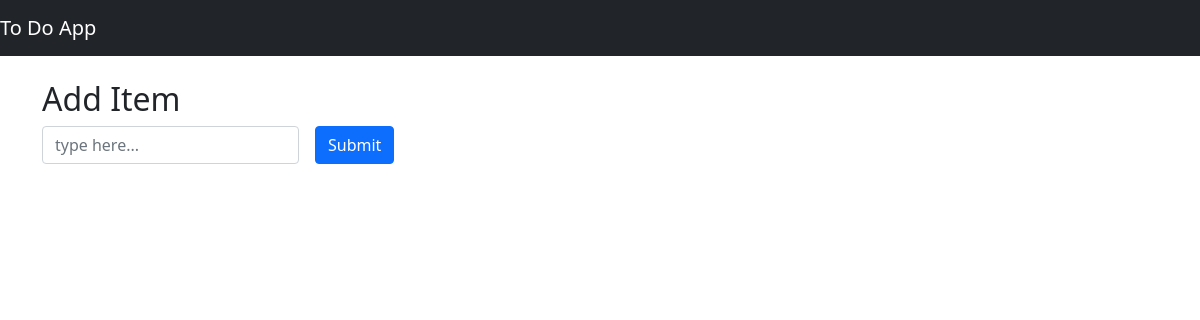
Before: / with the older database file.
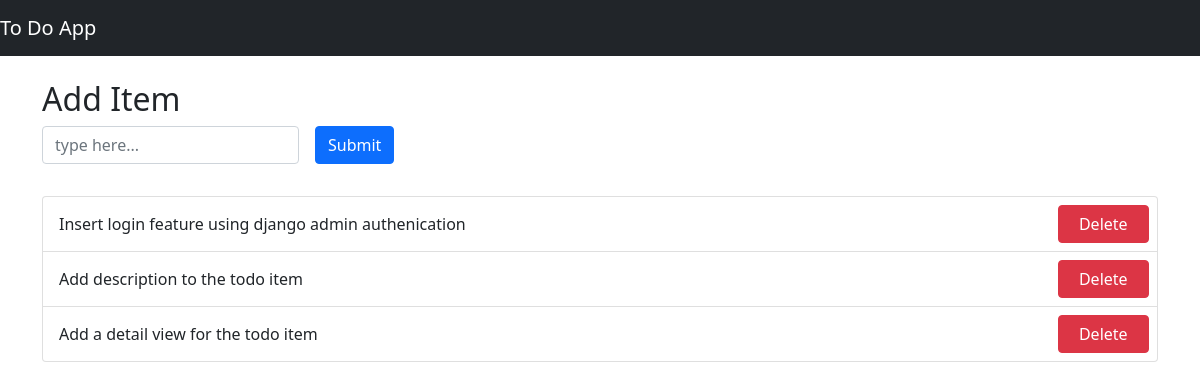
After: the same page with the newer database file.
### todo_app/models.py (models this page shows)
class ToDo(models.Model):
    title = models.CharField(max_length=200)
    description = models.CharField(max_length=500, blank=True)
    created_at = models.DateField(auto_now=True, editable=False)
    updated_at = models.DateField(auto_now=True)
    def __str__(self):
        return self.title
    class Meta:
        verbose_name_plural = "To Do's"

### todo_app/views.py (the view)
# urls.py: path('', index, name="index"),
def index(request):
    items_list = ToDo.objects.all().order_by('-created_at')
    context = {
        'items_list': items_list
    }
    return render(request, 'todo_app/pages/index.html', context)

### todo_app/templates/todo_app/pages/index.html (shortened to what this page needs)
{% extends 'todo_app/base.html' %}
{% block content %}
<div class="row mt-4">
    <div class="col">
        <h2>Add Item</h2>
        <form action="{% url 'todo_app:add_todo' %}" method="post" class="row row-cols-lg-auto g-3 align-items-center">
            <div class="col-10">
                <input type="text" name="todo_item" class="form-control mb-2 mr-sm-2" placeholder="type here..." />
            </div>
            <div class="col-2">
                <button type="submit" class="btn btn-primary mb-2">Submit</button>
            </div>
        </form>
    </div>
</div>
<div class="row mt-4">
    <div class="col">
        <ul class="list-group">
        {% for item in items_list %}
            <li class="list-group-item">
                <form
                    action="{% url 'todo_app:delete_todo' item.id %}"
                    method="post"
                    class="row g-3 align-items-center"
                >
                    <span class="col-11">{{item}}</span>
                    <button type="submit" class="col-1 btn btn-danger">Delete</button>
                </form>
            </li>
        {% endfor %}
        </ul>
    </div>
</div>
{% endblock content %}

### todo_app/templates/todo_app/base.html (shortened to what this page needs)
<!DOCTYPE html>
<html lang="en">
<head>
  <link href="https://cdn.jsdelivr.net/npm/bootstrap@5.0.0-beta2/dist/css/bootstrap.min.css" rel="stylesheet">
</head>
<body>
<nav class="navbar navbar-dark bg-dark">
  <a href="{% url 'todo_app:index' %}" class="navbar-brand">To Do App</a>
</nav>
<div class="container">
  {% block content %}{% endblock content %}
</div>
</body>
</html>

Changed rows visible on the page:
added ToDo: title "Insert login feature using django admin authenication"
added ToDo: title "Add description to the todo item"
added ToDo: title "Add a detail view for the todo item"
